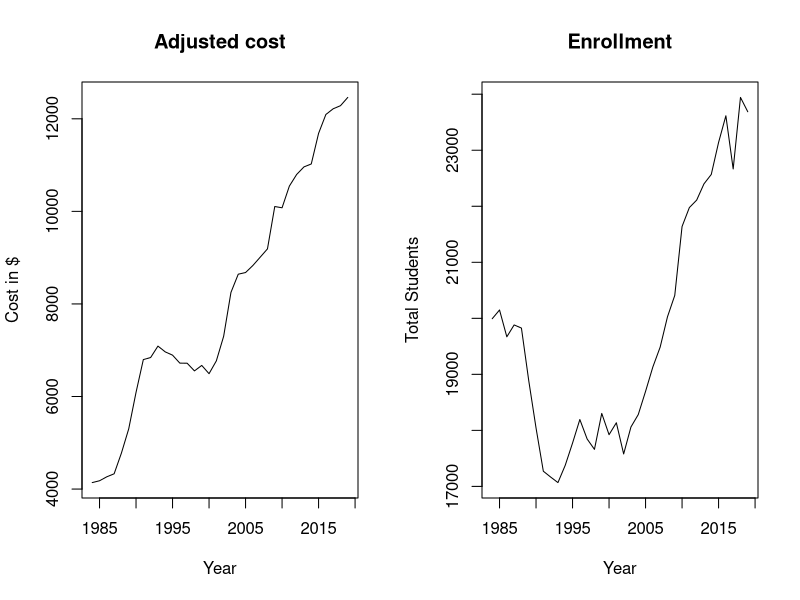
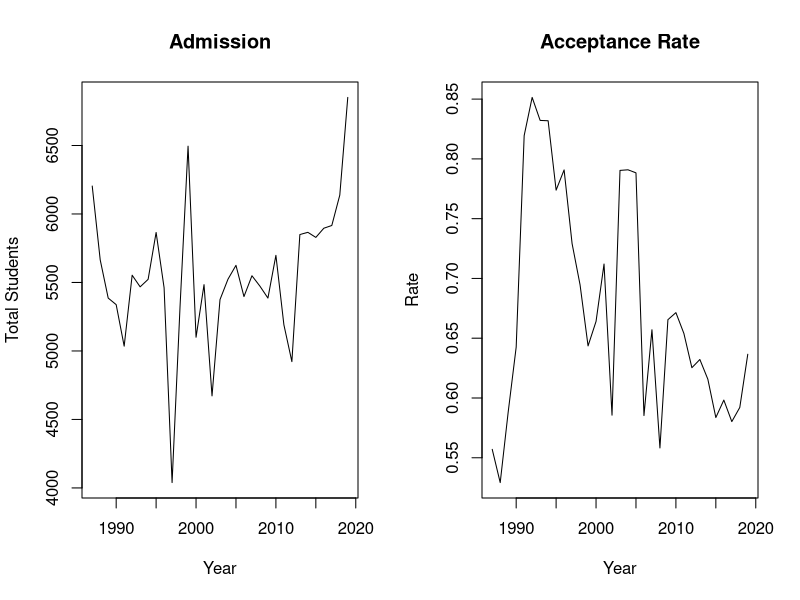
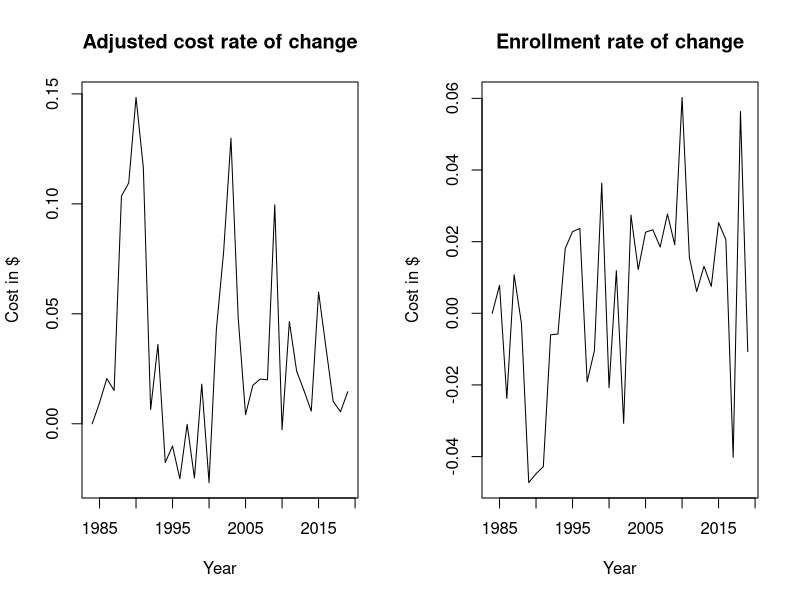
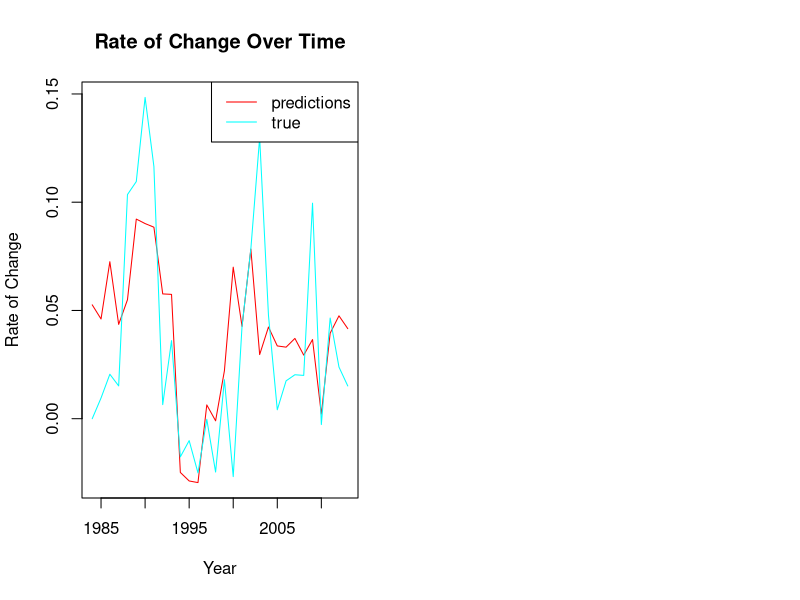
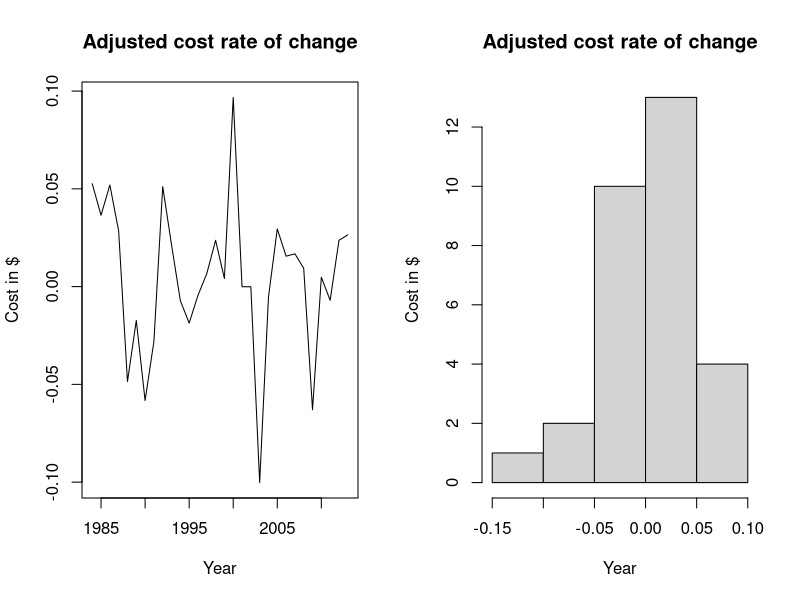
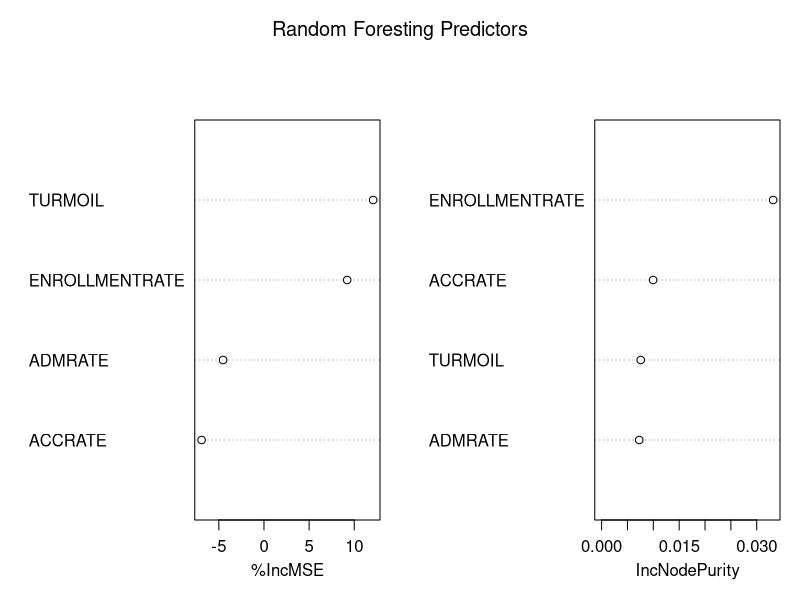
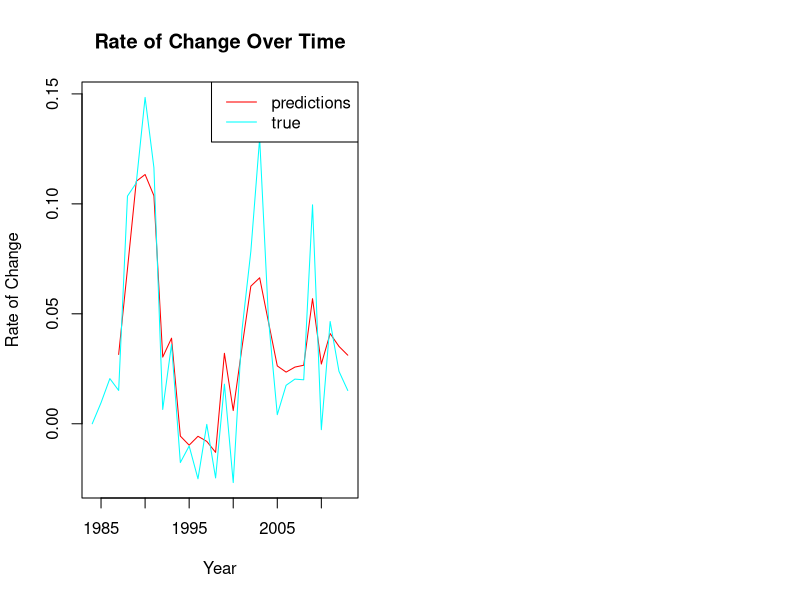
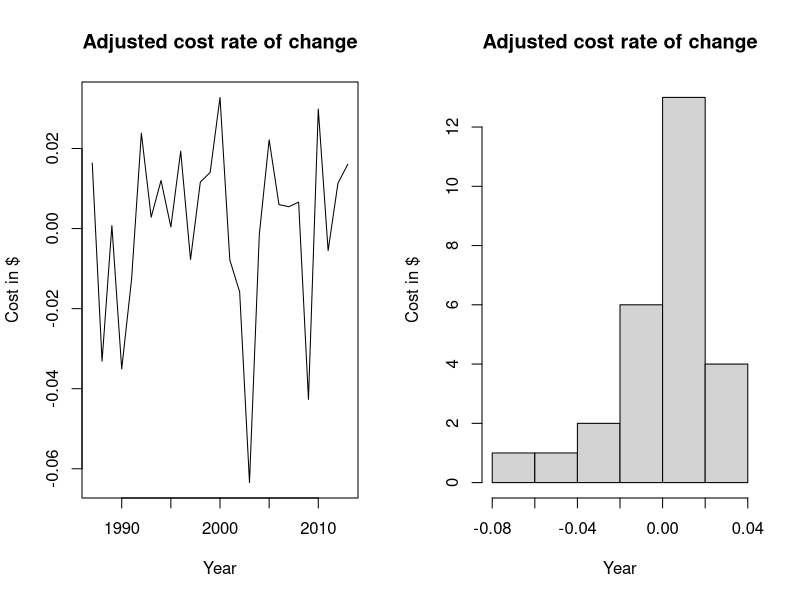

The R source for these figures, in order:
## ---- chunk 1
library(knitr)
opts_chunk$set(echo = FALSE)
library(tidyverse)
library(readxl)
library(randomForest)
library(rlist)
library(Metrics)
library(TTR)
library(gridExtra)
library(xtable)
## ---- chunk 2
UMASS <- read_excel("UMass Enrollment.xlsx")
kable(head(UMASS[1:7]))
## ---- chunk 3
inflation <- c(1.0 ,1.04, 1.06, 1.09, 1.14, 1.19, 1.26, 1.31, 1.35, 1.39, 1.43, 1.47, 1.51, 1.54, 1.57, 1.60, 1.66, 1.70, 1.73, 1.77, 1.82, 1.88, 1.94, 2.0, 2.07, 2.06, 2.10, 2.16, 2.21, 2.24, 2.28, 2.28, 2.31, 2.36, 2.42, 2.46)

UMASS$`IN-STATE-ADJ` <- UMASS$`IN-STATE` / inflation
UMASS$`OUT-STATE-ADJ` <- UMASS$`OUT-STATE` / inflation
UMASS$`ROOM & BOARD ADJ` <- UMASS$`ROOM & BOARD` / inflation

UMASS$ACCRATE <- UMASS$ACCEPTANCE / UMASS$APPLICATIONS 
UMASS$ADMRATE <- UMASS$ADMISISSION / UMASS$ACCEPTANCE

TUITION = (UMASS$`IN-STATE-ADJ` * .8 + UMASS$`OUT-STATE-ADJ` *.2)
UMASS$COST = TUITION + UMASS$`ROOM & BOARD ADJ` *.8
kable(head(UMASS[8:13]))

ENROLLMENTRATE <- diff(UMASS$ENROLLMENT)/UMASS[-nrow(UMASS),]$ENROLLMENT
ENROLLMENTRATE <- list.prepend(ENROLLMENTRATE, 0)
UMASS$ENROLLMENTRATE <- ENROLLMENTRATE
COSTRATE <- diff(UMASS$COST)/UMASS[-nrow(UMASS),]$COST
COSTRATE <- list.prepend(COSTRATE, 0)
UMASS$COSTRATE <- COSTRATE
## ---- chunk 4
kable(head(UMASS[13:16]))
## ---- chunk 5
par(mfrow= c(1,2))
cost.vec <- as.numeric(as.vector(UMASS$COST))
cost.ts <- ts(cost.vec, frequency = 1, start = c(1984, 1))
cost.plot <- ts.plot(cost.ts, xlab = "Year", ylab = "Cost in $", main = "Adjusted cost")

enrollment.vec <- as.numeric(as.vector(UMASS$ENROLLMENT))
enrollment.ts <- ts(enrollment.vec, frequency = 1, start = c(1984, 1))
enrollment.plot <- ts.plot(enrollment.ts, xlab = "Year", ylab = "Total Students", main = "Enrollment")

## ---- chunk 6
par(mfrow= c(1,2))
admission.vec <- na.omit(as.numeric(as.vector(UMASS$ADMISISSION)))
admission.ts <- ts(admission.vec, frequency = 1, start = c(1987, 1))
ts.plot(admission.ts, xlab = "Year", ylab = "Total Students", main = "Admission")

accrate.vec <- na.omit(as.numeric(as.vector(UMASS$ACCRATE)))
accrate.ts <- ts(accrate.vec, frequency = 1, start = c(1987, 1))
ts.plot(accrate.ts, xlab = "Year", ylab = "Rate", main = "Acceptance Rate")


## ---- chunk 7
par(mfrow= c(1,2))
costRATE.vec <- as.numeric(as.vector(UMASS$COSTRATE))
costRATE.ts <- ts(costRATE.vec, frequency = 1, start = c(1984, 1))
ts.plot(costRATE.ts, xlab = "Year", ylab = "Cost in $", main = "Adjusted cost rate of change")

ENROLLMENTRATE.vec <- as.numeric(as.vector(UMASS$ENROLLMENTRATE))
ENROLLMENTRATE.ts <- ts(ENROLLMENTRATE.vec, frequency = 1, start = c(1984, 1))
ts.plot(ENROLLMENTRATE.ts, xlab = "Year", ylab = "Cost in $", main = "Enrollment rate of change")
## ---- chunk 8
TURMOIL <- UMASS$YEAR
TURMOIL[1:36] <- 0
TURMOIL[11:15] <- 1
UMASS$TURMOIL <- TURMOIL
## ---- chunk 9
train <- UMASS[1:30,]
test <- UMASS[31:36,] #we simply will use the last 6 years to test our data
test.ts <- ts((as.numeric(as.vector(test$COSTRATE))), frequency = 1, start = c(2014, 1))
train.ts <- ts((as.numeric(as.vector(train$COSTRATE))), frequency = 1, start = c(1984, 1))
## ---- chunk 10
train.cost <- na.omit(train[,c(12,13,15,16,17)]) # selecting only variables we need, we only will use rates to reduce the effect of time 
cost.lm <- lm(COSTRATE ~., data = train.cost)
step(cost.lm)
## ---- chunk 11
cost.step <- lm(formula = COSTRATE ~ ENROLLMENTRATE + TURMOIL, data = train.cost)
kable(xtable(cost.step))
## ---- chunk 12
step.train <- predict(cost.step, train)
step.train.ts <- ts(step.train, frequency = 1, start = c(1984, 1))

ts.plot(step.train.ts, train.ts, xlab="Year", ylab="Rate of Change", main="Rate of Change Over Time" , gpars = list(col=rainbow(2))) 
legend("topright", legend = c("predictions", "true"), col = rainbow((2)), lty = 1)
## ---- chunk 13
par(mfrow= c(1,2))
step.rmse <- rmse(train$COSTRATE, step.train)


step.res = step.train - train$COSTRATE
step.sum <- sum(step.res)

step.res.ts <- ts((as.numeric(as.vector(step.res))), frequency = 1, start = c(1984, 1))
ts.plot(step.res.ts, xlab = "Year", ylab = "Cost in $", main = "Adjusted cost rate of change")

hist(step.res, xlab = "Year", ylab = "Cost in $", main = "Adjusted cost rate of change")
## ---- chunk 14
set.seed(1234)
cost.forest <- randomForest(COSTRATE ~.,data = train.cost, mtry  = 4, importance = T)
varImpPlot(cost.forest, main = "Random Foresting Predictors")

## ---- chunk 15
tree.pred <- predict(cost.forest, train)
tree.true.ts <- ts(tree.pred, frequency = 1, start = c(1984, 1))

ts.plot(tree.true.ts, train.ts, xlab="Year", ylab="Rate of Change", main="Rate of Change Over Time", gpars = list(col=rainbow(2))) 
legend("topright", legend = c("predictions", "true"), col = rainbow((2)), lty = 1)
## ---- chunk 16
par(mfrow=c(1,2))
tree.rmse <- rmse(train$COSTRATE[4:30], tree.pred[4:30])


tree.res <- tree.pred[4:30] - train$COSTRATE[4:30]
tree.sum <- sum(tree.res)


tree.res.ts <- ts((as.numeric(as.vector(tree.res))), frequency = 1, start = c(1987, 1))
ts.plot(tree.res.ts, xlab = "Year", ylab = "Cost in $", main = "Adjusted cost rate of change")

hist(tree.res, xlab = "Year", ylab = "Cost in $", main = "Adjusted cost rate of change")
## ---- chunk 17
par(mfrow=c(1,2))
step.pred <- predict(cost.step, test)
step.ts <- ts(step.pred, frequency = 1, start = c(2014, 1))


ts.plot(step.ts, test.ts, xlab = "Year", ylab = "Cost in $", main = "Linear Regression", gpars = list(col=rainbow(2))) 
legend("topleft", legend = c("pred", "true"), col = rainbow((2)), lty = 1)

tree.test.pred <- predict(cost.forest, test)
tree.ts <- ts(tree.test.pred, frequency = 1, start = c(2014, 1))

ts.plot(tree.ts, test.ts, xlab = "Year", ylab = "Cost in $", main = "Random Foresting", gpars = list(col=rainbow(2))) 
legend("topleft", legend = c("pred", "true"), col = rainbow((2)), lty = 1)
## ---- chunk 18
par(mfrow=c(1,2))
tree.test.rmse <- rmse(train$COSTRATE, tree.test.pred)

tree.test.res = tree.test.pred - test$COSTRATE
tree.res.sum <- sum(tree.test.res)


tree.test.res.ts <- ts((as.numeric(as.vector(tree.test.res))), frequency = 1, start = c(2014, 1))
ts.plot(tree.test.res.ts, xlab = "Year", ylab = "Cost in $", main = "Random Forest")
step.test.rmse <- rmse(test$COSTRATE, step.pred)

step.test.res = step.pred - test$COSTRATE

sum.step <- sum(step.test.res)

step.test.res.ts <- ts((as.numeric(as.vector(step.test.res))), frequency = 1, start = c(2014, 1))
ts.plot(step.test.res.ts, xlab = "Year", ylab = "Cost in $", main= "Linear Model")
